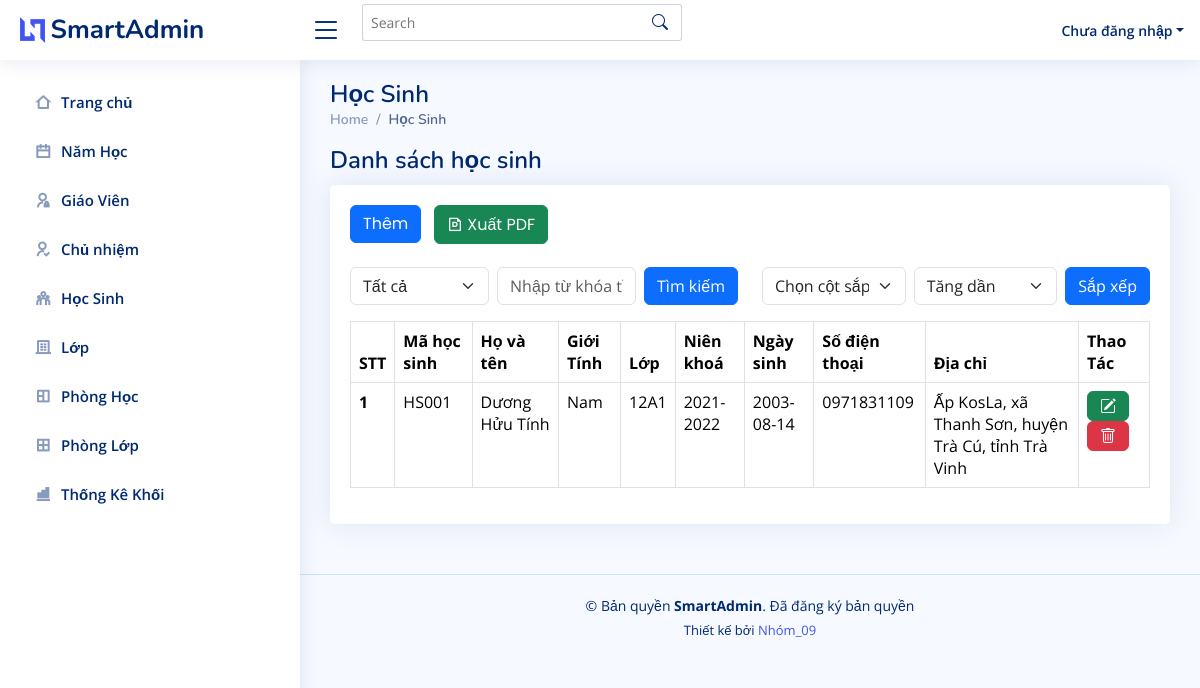
Page /hocsinh.php on the earlier database version.
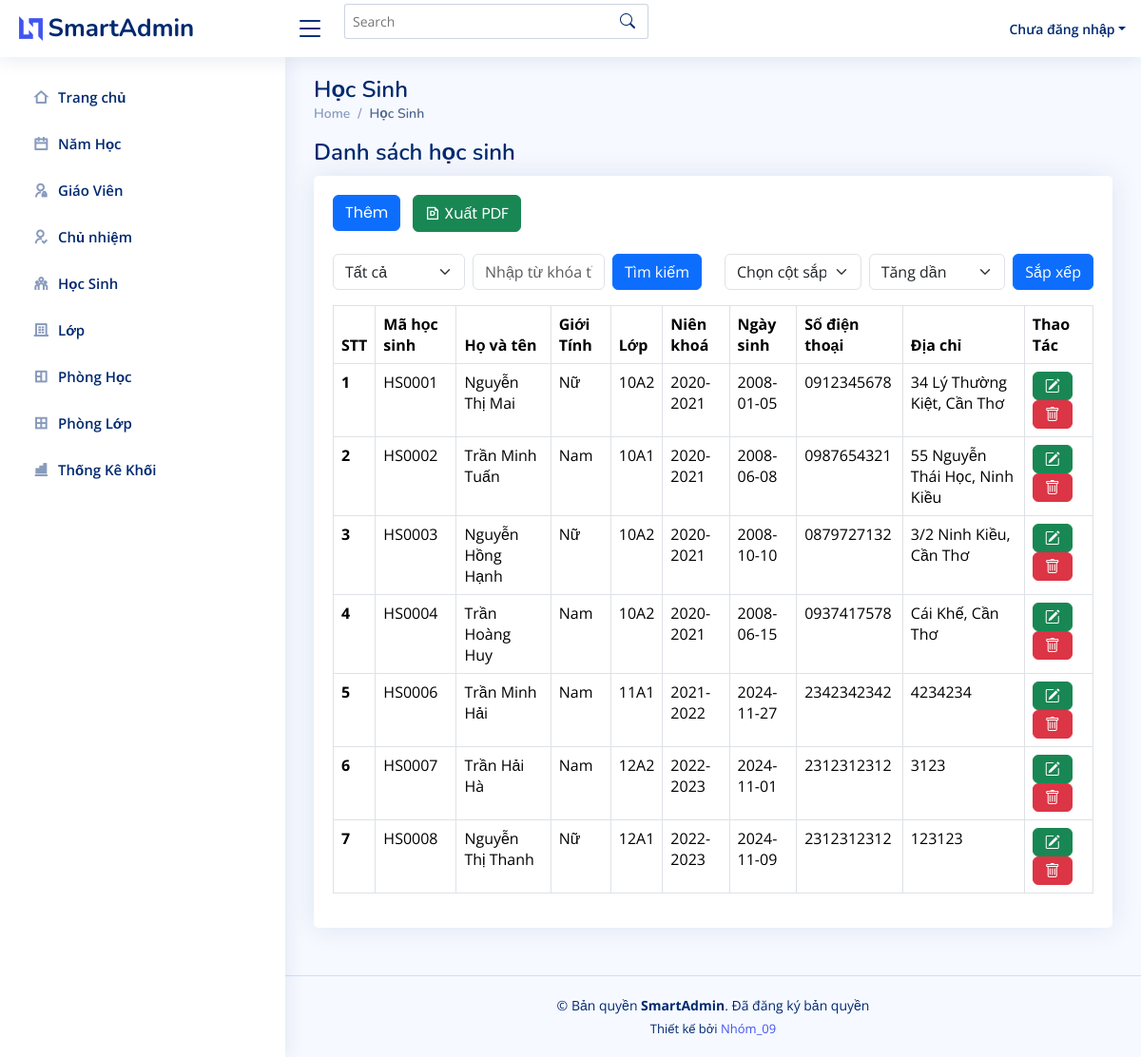
Same page on the later database version.
### tables this page shows
CREATE TABLE `hocsinh` (
  `maHS` varchar(10) NOT NULL,
  `hoTen` varchar(50) DEFAULT NULL,
  `ngaySinh` date DEFAULT NULL,
  `diaChi` varchar(100) DEFAULT NULL,
  `sdtPH` varchar(15) DEFAULT NULL,
  `maLop` int DEFAULT NULL,
  `gioiTinh` enum('Nam','Nữ','Khác') DEFAULT NULL,
  PRIMARY KEY (`maHS`),
  KEY `maLop` (`maLop`)
);

CREATE TABLE `lop` (
  `maLop` int NOT NULL AUTO_INCREMENT,
  `tenLop` varchar(50) DEFAULT NULL,
  `maNamHoc` int DEFAULT NULL,
  `maKhoi` int DEFAULT NULL,
  PRIMARY KEY (`maLop`),
  KEY `fk_namhoc_maNamHoc` (`maNamHoc`),
  CONSTRAINT `fk_namhoc_maNamHoc` FOREIGN KEY (`maNamHoc`) REFERENCES `namhoc` (`maNamHoc`)
);

CREATE TABLE `namhoc` (
  `maNamHoc` int NOT NULL AUTO_INCREMENT,
  `nienKhoa` varchar(50) NOT NULL,
  PRIMARY KEY (`maNamHoc`)
);

### hocsinh.php (the view, shortened to what this page needs)
<?php
include('partials/header.php');
include('partials/sidebar.php');
include('partials/connectDB.php');
?>
<main id="main" class="main">
  <div class="pagetitle">
    <h1>Học Sinh</h1>
    <nav>
      <ol class="breadcrumb">
        <li class="breadcrumb-item"><a href="index.html">Home</a></li>
        <li class="breadcrumb-item active">Học Sinh</li>
      </ol>
    </nav>
  </div>
  <div class="pagetitle">
    <h1>Danh sách học sinh</h1>
  </div>
  <section class="section">
    <div class="row">
      <div class="col-lg-12">
        <div class="card">
          <div class="card-body">
            <h5 class="card-title d-flex justify-content-between align-items-center">
              <div>
                <a href="add_hocsinh.php" class="btn btn-primary me-2">Thêm</a>
                <a href="export_pdf_hocsinh.php?column=<?php echo isset($_GET['column']) ? $_GET['column'] : ''; ?>&keyword=<?php echo isset($_GET['keyword']) ? $_GET['keyword'] : ''; ?>&order=<?php echo isset($_GET['order']) ? $_GET['order'] : 'asc'; ?>" class="btn btn-success me-4">
                  <i class="ri-file-pdf-line"></i> Xuất PDF
                </a>
              </div>
            </h5>
            <div class="row">
              <form method="GET" action="" class="d-flex align-items-center w-50">
                <div class="me-2" style="flex: 1;">
                  <select name="column" class="form-select">
                    <option value="">Tất cả</option>
                  </select>
                </div>
                <div class="me-2" style="flex: 1;">
                  <input type="text" name="keyword" class="form-control" placeholder="Nhập từ khóa tìm kiếm">
                </div>
                <button type="submit" class="btn btn-primary">Tìm kiếm</button>
              </form>
              <form method="GET" action="" class="d-flex align-items-center w-50">
                <div class="me-2" style="flex: 1;">
                  <select name="column" class="form-select">
                    <option value="">Chọn cột sắp xếp</option>
                  </select>
                </div>
                <div class="me-2" style="flex: 1;">
                  <select name="order" class="form-select">
                    <option value="asc">Tăng dần</option>
                  </select>
                </div>
                <button type="submit" class="btn btn-primary">Sắp xếp</button>
              </form>
            </div>
            <table class="table table-bordered">
              <thead>
                <tr>
                  <th scope="col">STT</th>
                  <th scope="col">Mã học sinh</th>
                  <th scope="col">Họ và tên</th>
                  <th scope="col">Giới Tính</th>
                  <th scope="col">Lớp</th>
                  <th scope="col">Niên khoá</th>
                  <th scope="col">Ngày sinh</th>
                  <th scope="col">Số điện thoại</th>
                  <th scope="col">Địa chỉ</th>
                  <th scope="col">Thao Tác</th>
                </tr>
              </thead>
              <tbody>
                <?php
                $sql = "SELECT hocsinh.*, lop.tenLop, namhoc.nienKhoa
                        FROM hocsinh
                        JOIN lop ON hocsinh.maLop = lop.maLop
                        JOIN namhoc ON lop.maNamHoc = namhoc.maNamHoc";
                if (isset($_GET['keyword']) && $_GET['keyword'] != "") {
                  $column = $_GET['column'];
                  $keyword = $_GET['keyword'];
                  $searchTerm = "%" . $keyword . "%";
                  if ($column) {
                    $sql .= " WHERE $column LIKE ?";
                    $stmt = $conn->prepare($sql);
                    $stmt->bind_param("s", $searchTerm);
                  } else {
                    $sql .= " WHERE maHS LIKE ? OR hoTen LIKE ? OR gioiTinh LIKE ? OR tenLop LIKE ? OR nienKhoa LIKE ? OR ngaySinh LIKE ? OR sdtPH LIKE ? OR diaChi LIKE ?";
                    $stmt = $conn->prepare($sql);
                    $stmt->bind_param("ssssssss", $searchTerm, $searchTerm, $searchTerm, $searchTerm, $searchTerm, $searchTerm, $searchTerm, $searchTerm);
                  }
                } else {
                  $stmt = $conn->prepare($sql);
                }
                $stmt->execute();
                $result = $stmt->get_result();
                if ($result->num_rows > 0) {
                  $stt = 1;
                  while ($row = $result->fetch_assoc()) {
                    echo "<tr>
                            <th scope='row'>{$stt}</th>
                            <td>" . (isset($row['maHS']) ? $row['maHS'] : 'N/A') . "</td>
                            <td>" . (isset($row['hoTen']) ? $row['hoTen'] : 'N/A') . "</td>
                            <td>" . (isset($row['gioiTinh']) ? $row['gioiTinh'] : 'N/A') . "</td>
                            <td>" . (isset($row['tenLop']) ? $row['tenLop'] : 'N/A') . "</td>
                            <td>" . (isset($row['nienKhoa']) ? $row['nienKhoa'] : 'N/A') . "</td>
                            <td>" . (isset($row['ngaySinh']) ? $row['ngaySinh'] : 'N/A') . "</td>
                            <td>" . (isset($row['sdtPH']) ? $row['sdtPH'] : 'N/A') . "</td>
                            <td>" . (isset($row['diaChi']) ? $row['diaChi'] : 'N/A') . "</td>
                            <td>
                              <a href='edit_hocsinh.php?maHS=" . $row['maHS'] . "&nienKhoa=" . $row['nienKhoa'] . "' class='btn btn-success'>
                                <i class='bi bi-pencil-square'></i>
                              </a>
                              <a href='hocsinh.php?delete=true&maHS=" . $row['maHS'] . "' class='btn btn-danger' onclick='return confirm(\"Bạn có chắc chắn muốn xóa?\")'>
                                <i class='bi bi-trash'></i>
                              </a>
                            </td>
                          </tr>";
                    $stt++;
                  }
                } else {
                  echo "<tr><td colspan='10' class='text-center'>Không có dữ liệu nào</td></tr>";
                }
                ?>
              </tbody>
            </table>
          </div>
        </div>
      </div>
    </div>
  </section>
</main>
<?php
include('partials/footer.php');
?>

### partials/header.php (shortened to what this page needs)
<head>
  <link href="assets/vendor/bootstrap/css/bootstrap.min.css" rel="stylesheet">
  <link href="assets/vendor/bootstrap-icons/bootstrap-icons.css" rel="stylesheet">
  <link href="assets/vendor/boxicons/css/boxicons.min.css" rel="stylesheet">
  <link href="assets/vendor/quill/quill.snow.css" rel="stylesheet">
  <link href="assets/vendor/quill/quill.bubble.css" rel="stylesheet">
  <link href="assets/vendor/remixicon/remixicon.css" rel="stylesheet">
  <link href="assets/vendor/simple-datatables/style.css" rel="stylesheet">
  <link href="assets/css/style.css" rel="stylesheet">
</head>
<header id="header" class="header fixed-top d-flex align-items-center">
<div class="d-flex align-items-center justify-content-between">
  <a href="index.php" class="logo d-flex align-items-center">
    <img src="assets/img/logo.png" alt="">
    <span class="d-none d-lg-block">SmartAdmin</span>
  </a>
  <i class="bi bi-list toggle-sidebar-btn"></i>
</div>
<div class="search-bar">
  <form class="search-form d-flex align-items-center" method="POST" action="#">
    <input type="text" name="query" placeholder="Search" title="Enter search keyword">
    <button type="submit" title="Search"><i class="bi bi-search"></i></button>
  </form>
</div>
<nav class="header-nav ms-auto">
  <ul class="d-flex align-items-center">
    <li class="nav-item dropdown pe-3">
      <a class="nav-link nav-profile d-flex align-items-center pe-0" href="#" data-bs-toggle="dropdown">
        <?php if (isset($_SESSION['username'])): ?>
          <span class="d-none d-md-block dropdown-toggle ps-2"><?php echo htmlspecialchars($_SESSION['username']); ?></span>
        <?php else: ?>
          <span class="d-none d-md-block dropdown-toggle ps-2">Chưa đăng nhập</span>
        <?php endif; ?>
      </a>
    </li>
  </ul>
</nav>
</header>

### partials/sidebar.php
<aside id="sidebar" class="sidebar">
<ul class="sidebar-nav" id="sidebar-nav">
  <li class="nav-item">
    <a class="nav-link collapsed" href="index.php">
      <i class="ri-home-2-line"></i>
      <span>Trang chủ</span>
    </a>
  </li>
  <li class="nav-item">
    <a class="nav-link collapsed" href="namhoc.php">
      <i class="ri-calendar-line"></i>
      <span>Năm Học</span>
    </a>
  </li>
  <li class="nav-item">
    <a class="nav-link collapsed" href="giaovien.php">
      <i class="ri-admin-line"></i>
      <span>Giáo Viên</span>
    </a>
  </li>
  <li class="nav-item">
    <a class="nav-link collapsed" href="chunhiem.php">
      <i class="ri-user-follow-line"></i>
      <span>Chủ nhiệm</span>
    </a>
  </li>
  <li class="nav-item">
    <a class="nav-link collapsed" href="hocsinh.php">
      <i class="ri-team-line"></i>
      <span>Học Sinh</span>
    </a>
  </li>
  <li class="nav-item">
    <a class="nav-link collapsed" href="lop.php">
      <i class="ri-building-4-line"></i>
      <span>Lớp</span>
    </a>
  </li>
  <li class="nav-item">
    <a class="nav-link collapsed" href="phonghoc.php">
      <i class="ri-layout-4-line"></i>
      <span>Phòng Học</span>
    </a>
  </li>
  <li class="nav-item">
    <a class="nav-link collapsed" href="phonglop.php">
      <i class="ri-microsoft-line"></i>
      <span>Phòng Lớp</span>
    </a>
  </li>
  <li class="nav-item">
    <a class="nav-link collapsed" href="khoi.php">
      <i class="ri-numbers-fill"></i>
      <span>Thống Kê Khối</span>
    </a>
  </li>
</ul>
</aside>

### partials/footer.php (shortened to what this page needs)
<footer id="footer" class="footer">
  <div class="copyright">
    &copy; Bản quyền <strong><span>SmartAdmin</span></strong>. Đã đăng ký bản quyền
  </div>
  <div class="credits">
    Thiết kế bởi <a href="https://www.facebook.com/dht987">Nhóm_09</a>
  </div>
</footer>

### assets/css/style.css (style rules this page uses)
a { color: #4154f1; text-decoration: none; }
h1, h2, h3, h4, h5, h6 { font-family: "Nunito", sans-serif; }
#main { margin-top: 60px; padding: 20px 30px; transition: all 0.3s; }
.pagetitle { margin-bottom: 10px; }
.pagetitle h1 { font-size: 24px; margin-bottom: 0; font-weight: 600; color: #012970; }
.card { margin-bottom: 30px; border: none; border-radius: 5px; box-shadow: 0px 0 30px rgba(1, 41, 112, 0.1); }
.card-title { padding: 20px 0 15px 0; font-size: 18px; font-weight: 500; color: #012970; font-family: "Poppins", sans-serif; }
.card-body { padding: 0 20px 20px 20px; }
.breadcrumb { font-size: 14px; font-family: "Nunito", sans-serif; color: #899bbd; font-weight: 600; }
.breadcrumb a { color: #899bbd; transition: 0.3s; }
.breadcrumb .breadcrumb-item::before { color: #899bbd; }
.breadcrumb .active { color: #51678f; font-weight: 600; }
.logo { line-height: 1; }
@media (min-width: 1200px) { .logo { width: 280px; } }
.logo img { max-height: 26px; margin-right: 6px; }
.logo span { font-size: 26px; font-weight: 700; color: #012970; font-family: "Nunito", sans-serif; }
.header { transition: all 0.5s; z-index: 997; height: 60px; box-shadow: 0px 2px 20px rgba(1, 41, 112, 0.1); background-color: #fff; padding-left: 20px; }
.header .toggle-sidebar-btn { font-size: 32px; padding-left: 10px; cursor: pointer; color: #012970; }
.header .search-bar { min-width: 360px; padding: 0 20px; }
.header .search-form { width: 100%; }
.header .search-form input { border: 0; font-size: 14px; color: #012970; border: 1px solid rgba(1, 41, 112, 0.2); padding: 7px 38px 7px 8px; border-radius: 3px; transition: 0.3s; width: 100%; }
.header .search-form button { border: 0; padding: 0; margin-left: -30px; background: none; }
.header .search-form button i { color: #012970; }
.header-nav ul { list-style: none; }
.header-nav>ul { margin: 0; padding: 0; }
.header-nav .nav-profile { color: #012970; }
.header-nav .nav-profile span { font-size: 14px; font-weight: 600; }
.sidebar { position: fixed; top: 60px; left: 0; bottom: 0; width: 300px; z-index: 996; transition: all 0.3s; padding: 20px; overflow-y: auto; scrollbar-width: thin; scrollbar-color: #aab7cf transparent; box-shadow: 0px 0px 20px rgba(1, 41, 112, 0.1); background-color: #fff; }
@media (min-width: 1200px) { #main, #footer { margin-left: 300px; } }
.sidebar-nav { padding: 0; margin: 0; list-style: none; }
.sidebar-nav li { padding: 0; margin: 0; list-style: none; }
.sidebar-nav .nav-item { margin-bottom: 5px; }
.sidebar-nav .nav-link { display: flex; align-items: center; font-size: 15px; font-weight: 600; color: #4154f1; transition: 0.3; background: #f6f9ff; padding: 10px 15px; border-radius: 4px; }
.sidebar-nav .nav-link i { font-size: 16px; margin-right: 10px; color: #4154f1; }
.sidebar-nav .nav-link.collapsed { color: #012970; background: #fff; }
.sidebar-nav .nav-link.collapsed i { color: #899bbd; }
.footer { padding: 20px 0; font-size: 14px; transition: all 0.3s; border-top: 1px solid #cddfff; }
.footer .copyright { text-align: center; color: #012970; }
.footer .credits { padding-top: 5px; text-align: center; font-size: 13px; color: #012970; }

Differences in the rows shown:
removed hocsinh: maHS "HS001", hoTen "Dương Hửu Tính", gioiTinh "Nam", maLop.tenLop "12A1", namhoc.nienKhoa "2021-2022", ngaySinh "2003-08-14", sdtPH "0971831109", diaChi "Ấp KosLa, xã Thanh Sơn, huyện Trà Cú, tỉnh Trà Vinh"
added hocsinh: maHS "HS0001", hoTen "Nguyễn Thị Mai", gioiTinh "Nữ", lop.tenLop "10A2", namhoc.nienKhoa "2020-2021", ngaySinh "2008-01-05", sdtPH "0912345678", diaChi "34 Lý Thường Kiệt, Cần Thơ"
added hocsinh: maHS "HS0002", hoTen "Trần Minh Tuấn", gioiTinh "Nam", lop.tenLop "10A1", namhoc.nienKhoa "2020-2021", ngaySinh "2008-06-08", sdtPH "0987654321", diaChi "55 Nguyễn Thái Học, Ninh Kiều"
added hocsinh: maHS "HS0003", hoTen "Nguyễn Hồng Hạnh", gioiTinh "Nữ", lop.tenLop "10A2", namhoc.nienKhoa "2020-2021", ngaySinh "2008-10-10", sdtPH "0879727132", diaChi "3/2 Ninh Kiều, Cần Thơ"
added hocsinh: maHS "HS0004", hoTen "Trần Hoàng Huy", gioiTinh "Nam", lop.tenLop "10A2", namhoc.nienKhoa "2020-2021", ngaySinh "2008-06-15", sdtPH "0937417578", diaChi "Cái Khế, Cần Thơ"
added hocsinh: maHS "HS0006", hoTen "Trần Minh Hải", gioiTinh "Nam", lop.tenLop "11A1", namhoc.nienKhoa "2021-2022", ngaySinh "2024-11-27", sdtPH "2342342342", diaChi "4234234"
added hocsinh: maHS "HS0007", hoTen "Trần Hải Hà", gioiTinh "Nam", lop.tenLop "12A2", namhoc.nienKhoa "2022-2023", ngaySinh "2024-11-01", sdtPH "2312312312", diaChi "3123"
added hocsinh: maHS "HS0008", hoTen "Nguyễn Thị Thanh", gioiTinh "Nữ", lop.tenLop "12A1", namhoc.nienKhoa "2022-2023", ngaySinh "2024-11-09", sdtPH "2312312312", diaChi "123123"
